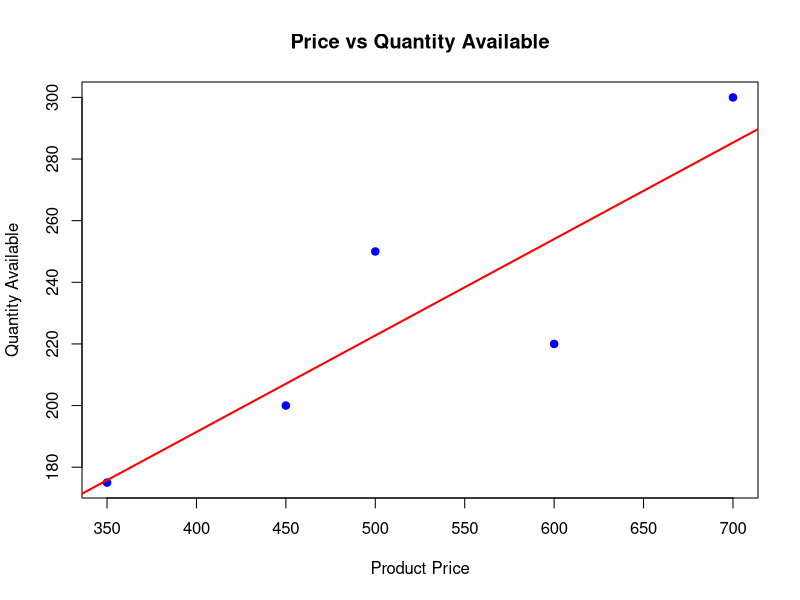

Write the R code that produced this figure.
# Create Data Frame
product <- data.frame(
  ProductName = c("Product A","Product B","Product C","Product D","Product E"),
  Price = c(500,350,700,450,600),
  QuantityAvailable = c(250,175,300,200,220)
)

# Scatter Plot
plot(product$Price,
     product$QuantityAvailable,
     pch = 19,
     col = "blue",
     xlab = "Product Price",
     ylab = "Quantity Available",
     main = "Price vs Quantity Available")

# Regression Line
abline(lm(QuantityAvailable ~ Price, data = product),
       col = "red",
       lwd = 2)
